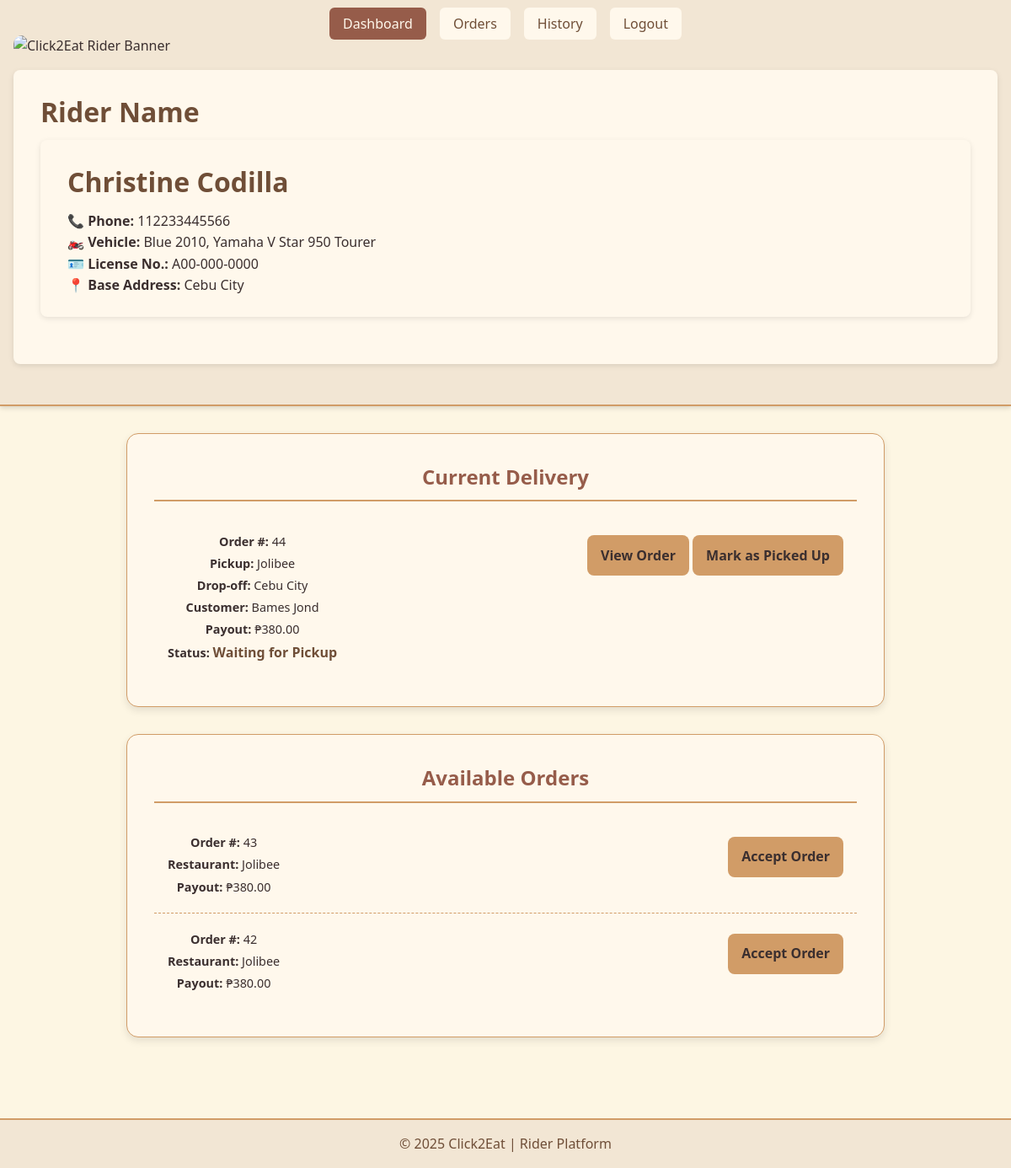
Screenshot of /riderview.php (signed in) with the database file from the repository.
### tables this page shows
CREATE TABLE `rider` (
  `rider-id` int(11) NOT NULL,
  `LicenseNo.` varchar(13) NOT NULL,
  `fullname` varchar(50) NOT NULL,
  `Email` varchar(50) NOT NULL,
  `phone-no` varchar(15) NOT NULL,
  `vehicle-type` varchar(50) NOT NULL,
  `address` varchar(100) NOT NULL,
  `platenum` varchar(20) NOT NULL,
  `password` varchar(50) NOT NULL,
  `profile_image` varchar(255) DEFAULT NULL,
  `status` tinyint(1) NOT NULL DEFAULT 0
);

CREATE TABLE `orderprocess` (
  `OrderID` int(11) NOT NULL,
  `BranchID` int(11) NOT NULL,
  `RiderID` int(11) DEFAULT NULL,
  `CustomerID` int(11) NOT NULL,
  `OrderStatus` int(11) NOT NULL DEFAULT 1,
  `Total Amount` decimal(10,0) NOT NULL,
  `OrderDate` datetime NOT NULL
);

CREATE TABLE `restaurant` (
  `branchID` int(11) NOT NULL,
  `branchaddress` varchar(100) NOT NULL,
  `email` varchar(50) NOT NULL,
  `restaurantname` varchar(50) NOT NULL,
  `contact-num` varchar(15) NOT NULL,
  `manager` varchar(50) NOT NULL,
  `password` varchar(50) NOT NULL,
  `logo_image` varchar(255) DEFAULT NULL,
  `status` tinyint(1) NOT NULL DEFAULT 0
);

CREATE TABLE `customer` (
  `CustomerID` int(11) NOT NULL,
  `username` varchar(50) NOT NULL,
  `fullname` varchar(100) NOT NULL,
  `email` varchar(50) NOT NULL,
  `password` varchar(50) NOT NULL,
  `phone_no` varchar(50) NOT NULL,
  `home_address` varchar(15) NOT NULL,
  `work_address` varchar(100) DEFAULT NULL
);

### riderview.php (the view, shortened to what this page needs)
<?php
$conn = mysqli_connect("localhost", "root", "", "click2eat");
$rider_id = $_SESSION['rider_id'];
$sqlRider = "
    SELECT
        `rider-id`   AS rider_id,
        `fullname`   AS ridername,
        `phone-no`   AS phone,
        `vehicle-type` AS vehicle,
        `LicenseNo.` AS license,
        `address`    AS address,
        `status`     AS status
    FROM rider
    WHERE `rider-id` = ?
    LIMIT 1
";
$stmtRider = mysqli_prepare($conn, $sqlRider);
mysqli_stmt_bind_param($stmtRider, "i", $rider_id);
mysqli_stmt_execute($stmtRider);
$riderResult = mysqli_stmt_get_result($stmtRider);
$rider = mysqli_fetch_assoc($riderResult) ?: [];
$sqlCurrent = "
    SELECT
        o.OrderID,
        o.OrderStatus,
        o.OrderDate,
        o.`Total Amount` AS total_amount,
        r.restaurantname,
        c.fullname,
        c.home_address
    FROM orderprocess o
    JOIN restaurant r ON o.BranchID = r.branchID
    JOIN customer c ON o.CustomerID = c.CustomerID
    WHERE o.RiderID = ? AND o.OrderStatus IN (1,2)
    ORDER BY o.OrderDate DESC
    LIMIT 1
";
$stmtCurrent = mysqli_prepare($conn, $sqlCurrent);
mysqli_stmt_bind_param($stmtCurrent, "i", $rider_id);
mysqli_stmt_execute($stmtCurrent);
$currentResult = mysqli_stmt_get_result($stmtCurrent);
$currentOrder = mysqli_fetch_assoc($currentResult);
$sqlAvailable = "
    SELECT
    o.OrderID,
    o.OrderStatus,
    o.OrderDate,
    r.restaurantname,
    o.`Total Amount` AS total_amount
FROM orderprocess o
JOIN restaurant r ON o.BranchID = r.branchID
WHERE o.RiderID IS NULL AND o.OrderStatus = 1
ORDER BY o.OrderDate DESC
";
$stmtAvail = mysqli_prepare($conn, $sqlAvailable);
mysqli_stmt_execute($stmtAvail);
$availableResult = mysqli_stmt_get_result($stmtAvail);
?>
<!DOCTYPE html>
<html lang="en">
<head>
  <link rel="stylesheet" href="styles.css">
</head>
<body>
  <header>
    <nav>
      <ul>
        <li><a href="riderview.html" class="active">Dashboard</a></li>
        <li><a href="rider_current_orders.html">Orders</a></li>
        <li><a href="rider_history.html">History</a></li>
        <li><a href="logout.php">Logout</a></li>
      </ul>
    </nav>
    <div class="banner">
      <img src="images/rider_banner.jpg" alt="Click2Eat Rider Banner">
    </div>
    <div class="rider-header-content">
      <h1>Rider Name</h1>
      <div class="rider-header-content">
  <h1><?php echo htmlspecialchars($rider['ridername'] ?? 'Rider'); ?></h1>
<p>📞 <strong>Phone:</strong> <?php echo htmlspecialchars($rider['phone'] ?? '—'); ?></p>
<p>🏍️ <strong>Vehicle:</strong> <?php echo htmlspecialchars($rider['vehicle'] ?? '—'); ?></p>
<p>🪪 <strong>License No.:</strong> <?php echo htmlspecialchars($rider['license'] ?? '—'); ?></p>
<p>📍 <strong>Base Address:</strong> <?php echo htmlspecialchars($rider['address'] ?? '—'); ?></p>
    </div>
  </header>
  <main>
<section class="section-box">
  <h2>Current Delivery</h2>
  <?php if ($currentOrder): ?>
    <div class="order-card">
      <div class="order-details">
        <p><strong>Order #:</strong> <?php echo htmlspecialchars($currentOrder['OrderID']); ?></p>
        <p><strong>Pickup:</strong> <?php echo htmlspecialchars($currentOrder['restaurantname']); ?></p>
        <p><strong>Drop-off:</strong> <?php echo htmlspecialchars($currentOrder['home_address']); ?></p>
        <p><strong>Customer:</strong> <?php echo htmlspecialchars($currentOrder['fullname']); ?></p>
        <p><strong>Payout:</strong> ₱<?php echo number_format($currentOrder['total_amount'], 2); ?></p>
        <p><strong>Status:</strong>
          <span class="order-status">
            <?php echo $currentOrder['OrderStatus'] == 1 ? 'Waiting for Pickup' : 'In Transit'; ?>
          </span>
        </p>
      </div>
      <div>
        <a href="view_order.php?id=<?php echo (int)$currentOrder['OrderID']; ?>" class="action-btn">View Order</a>
        <a href="mark_picked.php?id=<?php echo (int)$currentOrder['OrderID']; ?>" class="action-btn">Mark as Picked Up</a>
      </div>
    </div>
  <?php else: ?>
    <p>No current delivery assigned.</p>
  <?php endif; ?>
</section>
<section class="section-box">
  <h2>Available Orders</h2>
  <?php while ($order = mysqli_fetch_assoc($availableResult)): ?>
    <div class="order-card">
      <div class="order-details">
        <p><strong>Order #:</strong> <?php echo htmlspecialchars($order['OrderID']); ?></p>
        <p><strong>Restaurant:</strong> <?php echo htmlspecialchars($order['restaurantname']); ?></p>
        <p><strong>Payout:</strong> ₱<?php echo number_format($order['total_amount'], 2); ?></p>
      </div>
      <div>
        <a href="accept_order.php?id=<?php echo (int)$order['OrderID']; ?>" class="action-btn">Accept Order</a>
      </div>
    </div>
  <?php endwhile; ?>
</section>
  </main>
  <footer>
    <p>© 2025 Click2Eat | Rider Platform</p>
  </footer>
</body>
</html>

### styles.css (style rules this page uses)
:root { --bg: #fdf6e3; --surface: #fff8ec; --surface-alt: #f2e6d4; --text: #3b2f2f; --accent: #965c4a; --accent-soft: #d19c67; --accent-warm: #6f4e37; }
* { margin: 0; padding: 0; box-sizing: border-box; font-family: "Segoe UI", sans-serif; }
body { background-color: var(--bg); color: var(--text); line-height: 1.6; }
header { background-color: var(--surface-alt); padding: 1rem; box-shadow: 0 2px 6px rgba(0,0,0,0.15); border-bottom: 2px solid var(--accent-soft); }
.banner img { width: 100%; height: 200px; object-fit: cover; border-radius: 10px; margin-bottom: 1rem; }
nav ul { list-style: none; display: flex; gap: 1rem; justify-content: center; }
nav a { text-decoration: none; color: var(--accent-warm); padding: 0.5rem 1rem; border-radius: 6px; background-color: var(--surface); transition: all 0.3s; }
nav a:hover, nav a.active { background-color: var(--accent); color: #fff8ec; }
main { padding: 2rem; text-align: center; }
h1, h2 { color: var(--accent); margin-bottom: 1rem; }
footer { text-align: center; padding: 1rem; margin-top: 2rem; border-top: 2px solid var(--accent-soft); color: var(--accent-warm); background-color: var(--surface-alt); }
.rider-header-content { text-align: left; padding: 1.5rem 2rem; background-color: var(--surface); border-radius: 8px; margin-bottom: 2rem; box-shadow: 0 2px 6px rgba(0,0,0,0.1); }
.rider-header-content h1 { margin-bottom: 0.5rem; color: var(--accent-warm); }
.section-box { max-width: 900px; margin: 0 auto 2rem auto; padding: 2rem; background-color: var(--surface); border-radius: 14px; border: 1px solid var(--accent-soft); box-shadow: 0 4px 10px rgba(0,0,0,0.1); }
.section-box h2 { text-align: center; margin-bottom: 1rem; color: var(--accent); border-bottom: 2px solid var(--accent-soft); padding-bottom: 0.5rem; }
.order-card { padding: 1rem; border-bottom: 1px dashed var(--accent-soft); display: flex; justify-content: space-between; align-items: flex-start; gap: 1rem; }
.order-card:last-child { border-bottom: none; }
.order-details p { margin: 0.2rem 0; font-size: 0.9rem; color: var(--text); }
.order-status { font-weight: bold; color: var(--accent-warm); font-size: 1rem; }
.action-btn { display: inline-block; padding: 0.7rem 1rem; text-decoration: none; border-radius: 8px; font-weight: bold; transition: 0.3s; text-align: center; margin-top: 0.5rem; background-color: var(--accent-soft); color: var(--text); }

### rows the page displays
rider: fullname "Christine Codilla", phone "112233445566", vehicle "Blue 2010, Yamaha V Star 950 Tourer", license "A00-000-0000", address "Cebu City"
orderprocess: OrderID "44", BranchID.restaurantname "Jolibee", CustomerID.home_address "Cebu City", CustomerID.fullname "Bames Jond", Total Amount "380.00"
orderprocess: OrderID "43", BranchID.restaurantname "Jolibee", Total Amount "380.00"
orderprocess: OrderID "42", BranchID.restaurantname "Jolibee", Total Amount "380.00"
